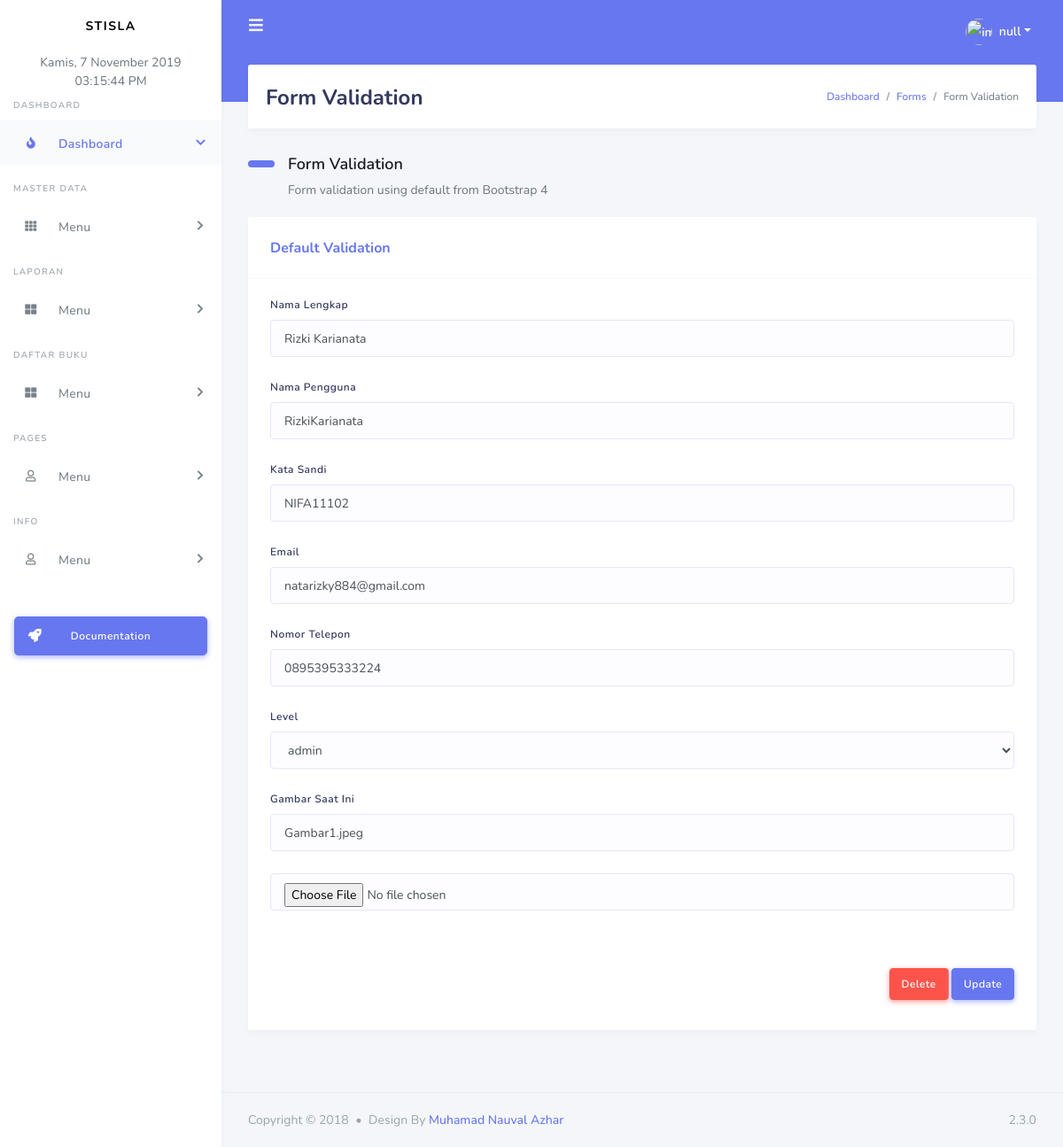
Page /Admin/Admin/Pengguna/detail.php?id_user=1 (signed in) on the committed database.
### tables this page shows
CREATE TABLE `user` (
  `id_user` int(11) NOT NULL,
  `username` varchar(250) DEFAULT NULL,
  `password` varchar(250) DEFAULT NULL,
  `nama_lengkap` varchar(250) DEFAULT NULL,
  `level` enum('admin','user') DEFAULT NULL,
  `email` varchar(250) DEFAULT NULL,
  `no_hp` varchar(50) DEFAULT NULL,
  `gambar` varchar(250) DEFAULT NULL
);

### Admin/Admin/Pengguna/detail.php (the view, shortened to what this page needs)
<?php
include "../Proses/hakadmin.php";
?>
<!DOCTYPE html>
<html lang="en">
<head>
  <link rel="stylesheet" href="https://stackpath.bootstrapcdn.com/bootstrap/4.3.1/css/bootstrap.min.css">
  <link rel="stylesheet" href="https://use.fontawesome.com/releases/v5.7.2/css/all.css">
  <link rel="stylesheet" href="../Stisla/node_modules/summernote/dist/summernote-bs4.css">
  <link rel="stylesheet" href="../Stisla/assets/css/style.css">
  <link rel="stylesheet" href="../Stisla/assets/css/components.css">
</head>
<body>
  <div id="app">
    <div class="main-wrapper">
      <div class="navbar-bg"></div>
      <nav class="navbar navbar-expand-lg main-navbar">
        <form class="form-inline mr-auto">
          <ul class="navbar-nav mr-3">
            <li><a href="#" data-toggle="sidebar" class="nav-link nav-link-lg"><i class="fas fa-bars"></i></a></li>
          </ul>
        </form>
        <ul class="navbar-nav navbar-right">
          <li class="dropdown"><a href="#" data-toggle="dropdown" class="nav-link dropdown-toggle nav-link-lg nav-link-user">
            <img alt="image" src="../Stisla/assets/img/avatar/avatar-1.png" class="rounded-circle mr-1">
            <div class="d-sm-none d-lg-inline-block"><script type="text/javascript">document.write(tampil2);</script></div></a>
          </li>
        </ul>
      </nav>
      <div class="main-sidebar">
        <aside id="sidebar-wrapper">
          <div class="sidebar-brand">
            <a href="../Dashboard/dashboard.php" onclick="location.href=this.href+'?id_user='+tampil;return false;">Stisla</a>
          </div>
          <center><div id="clock2"></div></center>
    <center><div id="clock"></div></center>
  <ul class="sidebar-menu">
    <li class="menu-header">Dashboard</li>
    <li class="nav-item dropdown active">
      <a href="#" class="nav-link has-dropdown"><i class="fas fa-fire"></i><span>Dashboard</span></a>
    </li>
    <li class="menu-header">Master Data</li>
    <li class="nav-item dropdown">
      <a href="#" class="nav-link has-dropdown"><i class="fas fa-th"></i> <span>Menu</span></a>
    </li>
    <li class="menu-header">Laporan</li>
    <li class="nav-item dropdown">
      <a href="#" class="nav-link has-dropdown"><i class="fas fa-th-large"></i> <span>Menu</span></a>
    </li>
    <li class="menu-header">Daftar Buku</li>
    <li class="nav-item dropdown">
      <a href="#" class="nav-link has-dropdown"><i class="fas fa-th-large"></i> <span>Menu</span></a>
    </li>
    <li class="menu-header">Pages</li>
    <li class="nav-item dropdown">
      <a href="#" class="nav-link has-dropdown"><i class="far fa-user"></i> <span>Menu</span></a>
    </li>
    <li class="menu-header">Info</li>
    <li class="nav-item dropdown">
      <a href="#" class="nav-link has-dropdown"><i class="far fa-user"></i> <span>Menu</span></a>
    </li>
  </ul>
  <div class="mt-4 mb-4 p-3 hide-sidebar-mini">
    <a href="https://getstisla.com/docs" class="btn btn-primary btn-lg btn-block btn-icon-split">
      <i class="fas fa-rocket"></i> Documentation
    </a>
  </div>
</aside>
</div>
<div class="main-content">
  <section class="section">
    <div class="section-header">
      <h1>Form Validation</h1>
      <div class="section-header-breadcrumb">
        <div class="breadcrumb-item active"><a href="#">Dashboard</a></div>
        <div class="breadcrumb-item"><a href="#">Forms</a></div>
        <div class="breadcrumb-item">Form Validation</div>
      </div>
    </div>
    <div class="section-body">
      <h2 class="section-title">Form Validation</h2>
      <p class="section-lead">
        Form validation using default from Bootstrap 4
      </p>
      <div class="row">
        <div class="col-12 col-md-12 col-lg-12">
          <div class="card">
            <form action="proses/update.php" method="post">
              <?php
              include '../../koneksi.php';
              $id_user = @$_GET['id_user'];
              $query = "SELECT * FROM user WHERE id_user='$id_user'";
              $exe = mysqli_query($conn,$query);
              $row = mysqli_fetch_array($exe);
              ?>
              <div class="card-header">
                <h4>Default Validation</h4>
              </div>
              <div class="card-body">
                <div class="form-group">
                  <label>Nama Lengkap</label>
                  <?php
                  echo "
                  <input type='hidden' name='id_user' value='".$row['id_user']."'>
                  <input type='text' name='nama_lengkap' value='".$row['nama_lengkap']."' class='form-control' placeholder='Masukkan Nama Lengkap'>";
                  ?>
                </div>
                <div class="form-group">
                  <label>Nama Pengguna</label>
                  <?php
                  echo "
                  <input type='text' name='username' value='".$row['username']."' class='form-control' placeholder='Masukkan Nama Pengguna'>";
                  ?>
                </div>
                <div class="form-group">
                  <label>Kata Sandi</label>
                  <?php
                  echo "
                  <input type='text' name='password' value='".$row['password']."' class='form-control' placeholder='Masukkan Kata Sandi'>";
                  ?>
                </div>
                <div class="form-group">
                  <label>Email</label>
                  <?php
                  echo "
                  <input type='email' name='email' value='".$row['email']."' class='form-control' placeholder='Masukkan Email'>";
                  ?>
                </div>
                <div class="form-group">
                  <label>Nomor Telepon</label>
                  <?php
                  echo "
                  <input type='number' name='no_hp' value='".$row['no_hp']."' class='form-control' placeholder='Masukkan Nomor Telepon'>";
                  ?>
                </div>
                <div class="form-group">
                  <label>Level</label>
                  <select class="form-control " name="jenis_kelamin">
                    <option readonly="" value="<?= $row['level']?>"><?= $row['level']?></option>
                  </select>
                </div>
                <div class="form-group">
                  <label>Gambar Saat Ini</label>
                  <?php
                  echo "
                  <input type='text' name='gambar' value='".$row['gambar']."' class='form-control' placeholder='Masukkan Gambar'>";
                  ?>
                </div>
                <div class="form-group">
                  <input type="file" name="gambar" class="form-control">
                </div>
              </div>
              <div class="card-footer text-right">
                <a onclick="return confirm('Apakah Anda yakin ingin menghapus data ini ?')" href="proses/delete.php?id_user=<?=$row['id_user'];?>" class="btn btn-danger">Delete</a>
                <button class="btn btn-primary">Update</button>
              </div>
            </form>
          </div>
        </div>
      </div>
    </div>
  </section>
</div>
<footer class="main-footer">
  <div class="footer-left">
    Copyright &copy; 2018 <div class="bullet"></div> Design By <a href="https://nauval.in/">Muhamad Nauval Azhar</a>
  </div>
  <div class="footer-right">
    2.3.0
  </div>
</footer>
</div>
</div>
</body>
</html>

### rows in the picture
user: nama_lengkap "Rizki Karianata", username "RizkiKarianata", password "NIFA11102", email "natarizky884@gmail.com", no_hp "0895395333224", jenis_kelamin "admin", gambar "Gambar1.jpeg"
